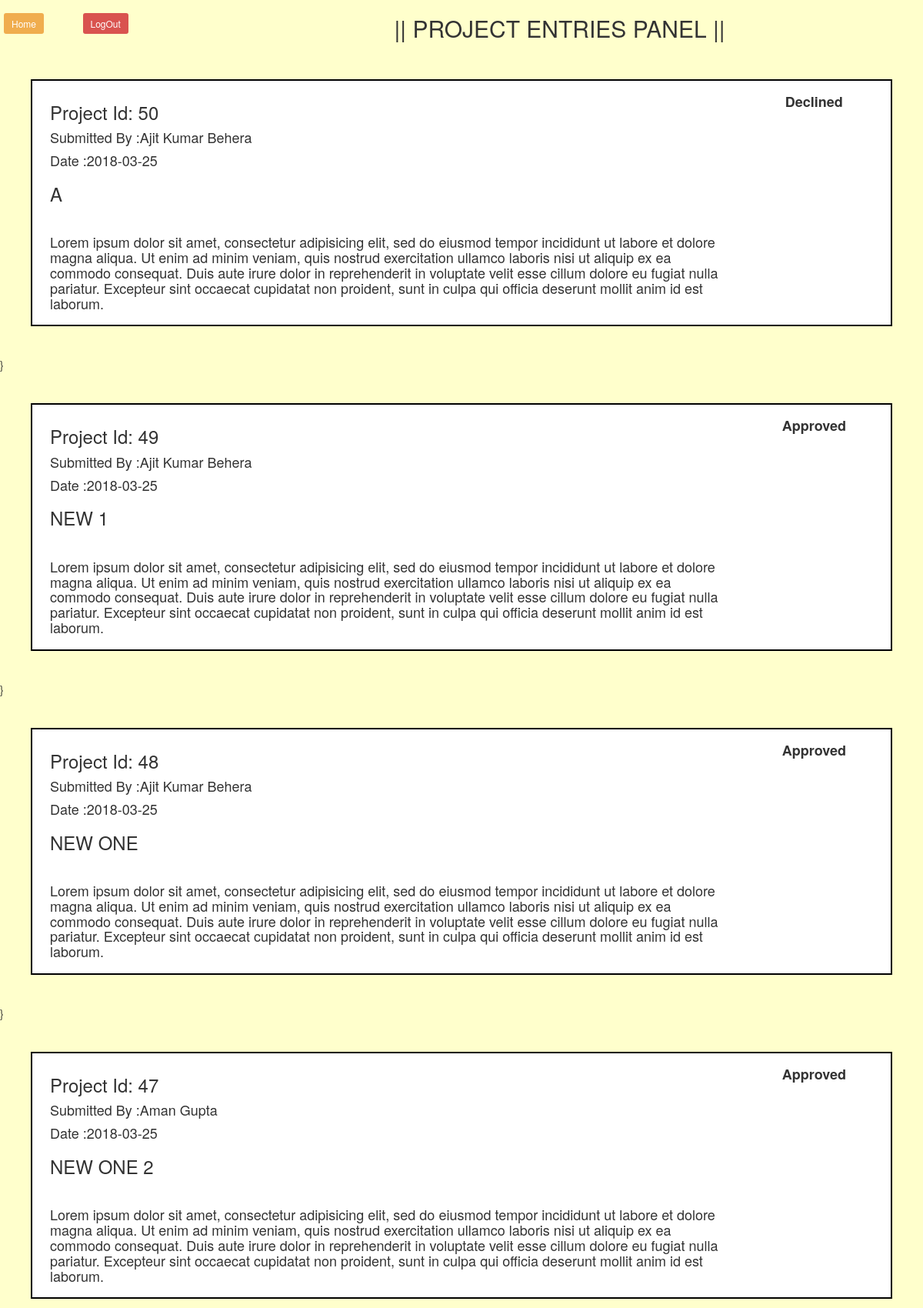
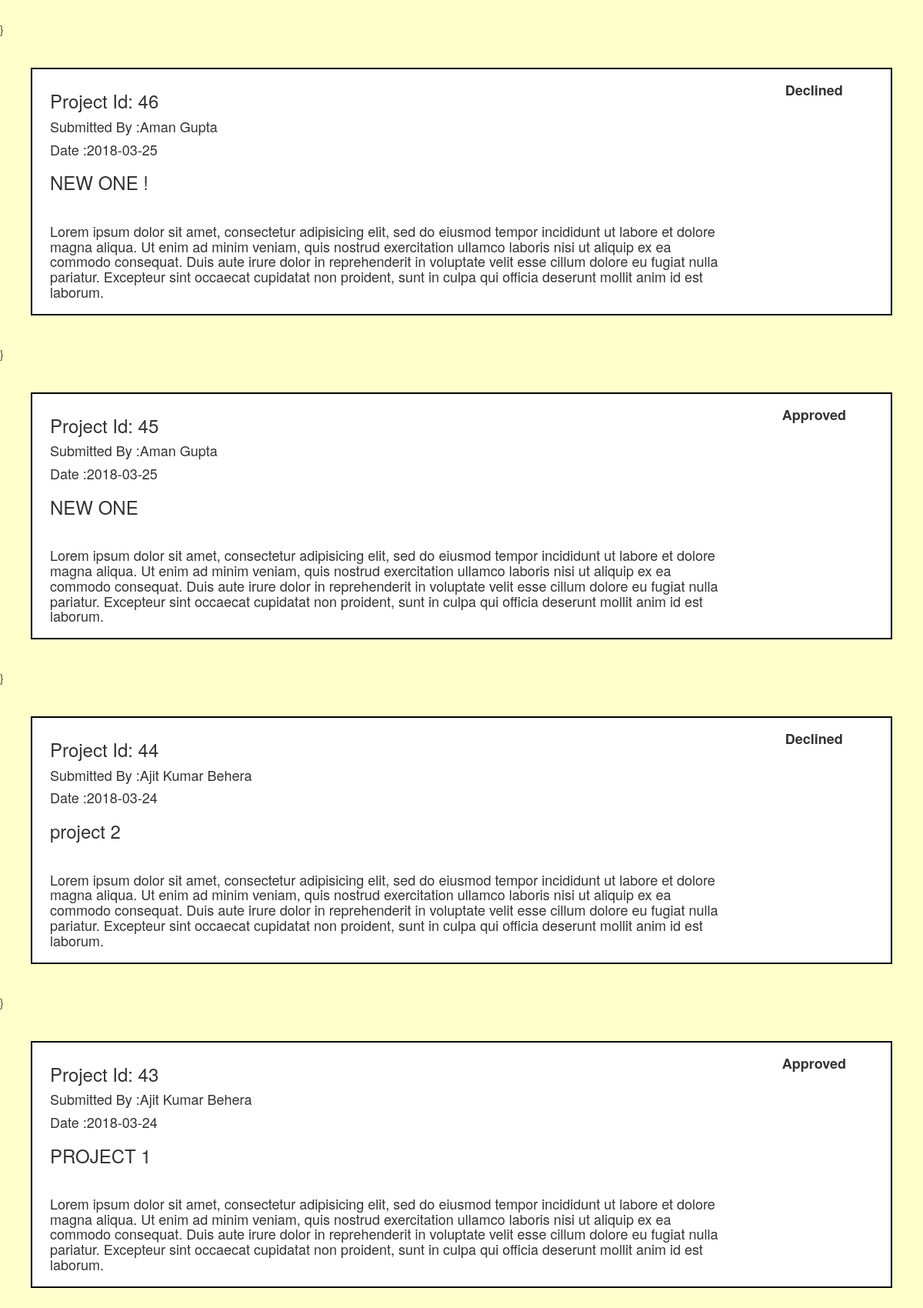
Screenshot of /cms/review_projects.php (signed in, upper part) with the database file from the repository (2 pictures, top to bottom).
### tables this page shows
CREATE TABLE IF NOT EXISTS `student_project_idea` (
  `project_id` bigint(20) NOT NULL AUTO_INCREMENT,
  `student_id` bigint(20) NOT NULL,
  `project_title` longtext NOT NULL,
  `project_desc` longtext NOT NULL,
  `status` varchar(20) NOT NULL DEFAULT 'Pending',
  `date_of_sub` date NOT NULL,
  PRIMARY KEY (`project_id`)
);

CREATE TABLE IF NOT EXISTS `student_registration` (
  `reg_id` int(11) NOT NULL AUTO_INCREMENT,
  `name` longtext NOT NULL,
  `roll_no` longtext NOT NULL,
  `email` longtext NOT NULL,
  `password` longtext NOT NULL,
  PRIMARY KEY (`reg_id`)
);

### cms/review_projects.php (the view, shortened to what this page needs)
<?php
	include ('session.php');
?>
<!DOCTYPE html>
<html>
<head>
	<link rel="stylesheet" type="text/css" href="../bootstrap/css/bootstrap.min.css">
	<link rel="stylesheet" type="text/css" href="../font_awe/css/font-awesome.min.css">
</head>
<body>
	<div class="row">
		<div class="col-md-1" style="padding-top: 20px;padding-left: 20px">
			<a href="admin_home.php" type="button" class="btn-warning btn-sm">Home</a>
		</div>
		<div class="col-md-1" style="padding-top: 20px;padding-left: 20px">
			<a href="adminlogout.php" type="button" class="btn-danger btn-sm">LogOut</a>
		</div>
		<div class="col-md-6">
			<h2>|| PROJECT ENTRIES PANEL ||</h2>
		</div>
		<div class="col-md-1" style="padding-top: 20px;">
		</div>
	</div>
	<?php
		$sql="SELECT * FROM student_project_idea AS spi,student_registration AS sr WHERE spi.student_id=sr.reg_id ORDER BY spi.project_id DESC";
		$result = mysqli_query( $conn,$sql);
	    while($row = mysqli_fetch_array($result, MYSQLI_ASSOC)){
		if(strcmp($row["status"], "Pending")==0)
		{
	    	echo '
	    		<div class="continer-fluid" >
          		<div class="row box">
          			<div class="col-md-10">
          				<h3>Project Id:
		          		<span>'.$row['project_id'].'</span></h3>
		          		<h4>Submitted By :'.$row["name"].'</h4>
		          		<h4>Date :'.$row['date_of_sub'].'</h4>
		          		<b><h3>'.$row['project_title'].'</h3></b><br/>
		          		<h4>'.$row['project_desc'].'</h4>
          			</div>
          			<div class="col-md-1">
          			<form action="" method="POST">
          				<input type="hidden" value="'.$row['project_id'].'" name="id">
          				 <input type="submit" class="btn btn-info" value="Approve" name="approve">
          			</form>
          			</div>
          			<div class="col-md-1">
          			<form action="" method="POST">
          				<input type="hidden" value="'.$row['project_id'].'" name="id">
          				 <input type="submit" class="btn btn-danger" value="Decline" name="decline">
          			</form>
          			</div>
          		</div>
		}
    </div>
	    	';
	    }
	    else
	    {
	    	echo '
	    		<div class="continer-fluid" >
          		<div class="row box">
          			<div class="col-md-10">
          				<h3>Project Id:
		          		<span>'.$row['project_id'].'</span></h3>
		          		<h4>Submitted By :'.$row["name"].'</h4>
		          		<h4>Date :'.$row['date_of_sub'].'</h4>
		          		<b><h3>'.$row['project_title'].'</h3></b><br/>
		          		<h4>'.$row['project_desc'].'</h4>
          			</div>
          			<div class="col-md-2">
          				<h4 style="font-weight:bold;text-align:center">'.$row["status"].'</h4>
          			</div>
          		</div>
		}
    </div>
	    	';
	    }
    }
?>
</body>
</html>

### cms/review_projects.php (style rules this page uses)
.box { border:2px solid black; margin: 40px; padding: 8px; background-color: white; }
body { background-color: rgb(255,255,204); }

### rows the page displays
student_project_idea: project_id "50", student_registration.name "Ajit Kumar Behera", date_of_sub "2018-03-25", project_title "A", project_desc "Lorem ipsum dolor sit amet, consectetur adipisicing elit, sed do eiusmod tempor incididunt ut labore et dolore magna aliqua. Ut enim ad minim veniam, quis nostrud exercitation ullamco laboris nisi ut aliquip ex ea commodo consequat. Duis aute irure dolor in reprehenderit in voluptate velit esse cillum dolore eu fugiat nulla pariatur. Excepteur sint occaecat cupidatat non proident, sunt in culpa qui officia deserunt mollit anim id est laborum.", status "Declined"
student_project_idea: project_id "49", student_registration.name "Ajit Kumar Behera", date_of_sub "2018-03-25", project_title "NEW 1", project_desc "Lorem ipsum dolor sit amet, consectetur adipisicing elit, sed do eiusmod tempor incididunt ut labore et dolore magna aliqua. Ut enim ad minim veniam, quis nostrud exercitation ullamco laboris nisi ut aliquip ex ea commodo consequat. Duis aute irure dolor in reprehenderit in voluptate velit esse cillum dolore eu fugiat nulla pariatur. Excepteur sint occaecat cupidatat non proident, sunt in culpa qui officia deserunt mollit anim id est laborum.", status "Approved"
student_project_idea: project_id "48", student_registration.name "Ajit Kumar Behera", date_of_sub "2018-03-25", project_title "NEW ONE", project_desc "Lorem ipsum dolor sit amet, consectetur adipisicing elit, sed do eiusmod tempor incididunt ut labore et dolore magna aliqua. Ut enim ad minim veniam, quis nostrud exercitation ullamco laboris nisi ut aliquip ex ea commodo consequat. Duis aute irure dolor in reprehenderit in voluptate velit esse cillum dolore eu fugiat nulla pariatur. Excepteur sint occaecat cupidatat non proident, sunt in culpa qui officia deserunt mollit anim id est laborum.", status "Approved"
student_project_idea: project_id "47", student_registration.name "Aman Gupta", date_of_sub "2018-03-25", project_title "NEW ONE 2", project_desc "Lorem ipsum dolor sit amet, consectetur adipisicing elit, sed do eiusmod tempor incididunt ut labore et dolore magna aliqua. Ut enim ad minim veniam, quis nostrud exercitation ullamco laboris nisi ut aliquip ex ea commodo consequat. Duis aute irure dolor in reprehenderit in voluptate velit esse cillum dolore eu fugiat nulla pariatur. Excepteur sint occaecat cupidatat non proident, sunt in culpa qui officia deserunt mollit anim id est laborum.", status "Approved"
student_project_idea: project_id "46", student_registration.name "Aman Gupta", date_of_sub "2018-03-25", project_title "NEW ONE !", project_desc "Lorem ipsum dolor sit amet, consectetur adipisicing elit, sed do eiusmod tempor incididunt ut labore et dolore magna aliqua. Ut enim ad minim veniam, quis nostrud exercitation ullamco laboris nisi ut aliquip ex ea commodo consequat. Duis aute irure dolor in reprehenderit in voluptate velit esse cillum dolore eu fugiat nulla pariatur. Excepteur sint occaecat cupidatat non proident, sunt in culpa qui officia deserunt mollit anim id est laborum.", status "Declined"
student_project_idea: project_id "45", student_registration.name "Aman Gupta", date_of_sub "2018-03-25", project_title "NEW ONE", project_desc "Lorem ipsum dolor sit amet, consectetur adipisicing elit, sed do eiusmod tempor incididunt ut labore et dolore magna aliqua. Ut enim ad minim veniam, quis nostrud exercitation ullamco laboris nisi ut aliquip ex ea commodo consequat. Duis aute irure dolor in reprehenderit in voluptate velit esse cillum dolore eu fugiat nulla pariatur. Excepteur sint occaecat cupidatat non proident, sunt in culpa qui officia deserunt mollit anim id est laborum.", status "Approved"
student_project_idea: project_id "44", student_registration.name "Ajit Kumar Behera", date_of_sub "2018-03-24", project_title "project 2", project_desc "Lorem ipsum dolor sit amet, consectetur adipisicing elit, sed do eiusmod tempor incididunt ut labore et dolore magna aliqua. Ut enim ad minim veniam, quis nostrud exercitation ullamco laboris nisi ut aliquip ex ea commodo consequat. Duis aute irure dolor in reprehenderit in voluptate velit esse cillum dolore eu fugiat nulla pariatur. Excepteur sint occaecat cupidatat non proident, sunt in culpa qui officia deserunt mollit anim id est laborum.", status "Declined"
student_project_idea: project_id "43", student_registration.name "Ajit Kumar Behera", date_of_sub "2018-03-24", project_title "PROJECT 1", project_desc "Lorem ipsum dolor sit amet, consectetur adipisicing elit, sed do eiusmod tempor incididunt ut labore et dolore magna aliqua. Ut enim ad minim veniam, quis nostrud exercitation ullamco laboris nisi ut aliquip ex ea commodo consequat. Duis aute irure dolor in reprehenderit in voluptate velit esse cillum dolore eu fugiat nulla pariatur. Excepteur sint occaecat cupidatat non proident, sunt in culpa qui officia deserunt mollit anim id est laborum.", status "Approved"
